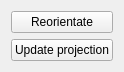
<?xml version="1.0" encoding="UTF-8"?>
<ui version="4.0">
 <class>DecalObjectPanel</class>
 <widget class="QWidget" name="DecalObjectPanel">
  <property name="geometry">
   <rect>
    <x>0</x>
    <y>0</y>
    <width>112</width>
    <height>70</height>
   </rect>
  </property>
  <layout class="QVBoxLayout" name="verticalLayout">
   <item>
    <widget class="QEditorToolButton" name="reorientateButton">
     <property name="text">
      <string>Reorientate</string>
     </property>
    </widget>
   </item>
   <item>
    <widget class="QPushButton" name="updateProjectionButton">
     <property name="text">
      <string>Update projection</string>
     </property>
    </widget>
   </item>
  </layout>
 </widget>
 <customwidgets>
  <customwidget>
   <class>QEditorToolButton</class>
   <extends>QPushButton</extends>
   <header>Controls/ToolButton.h</header>
  </customwidget>
 </customwidgets>
 <resources/>
 <connections/>
</ui>
